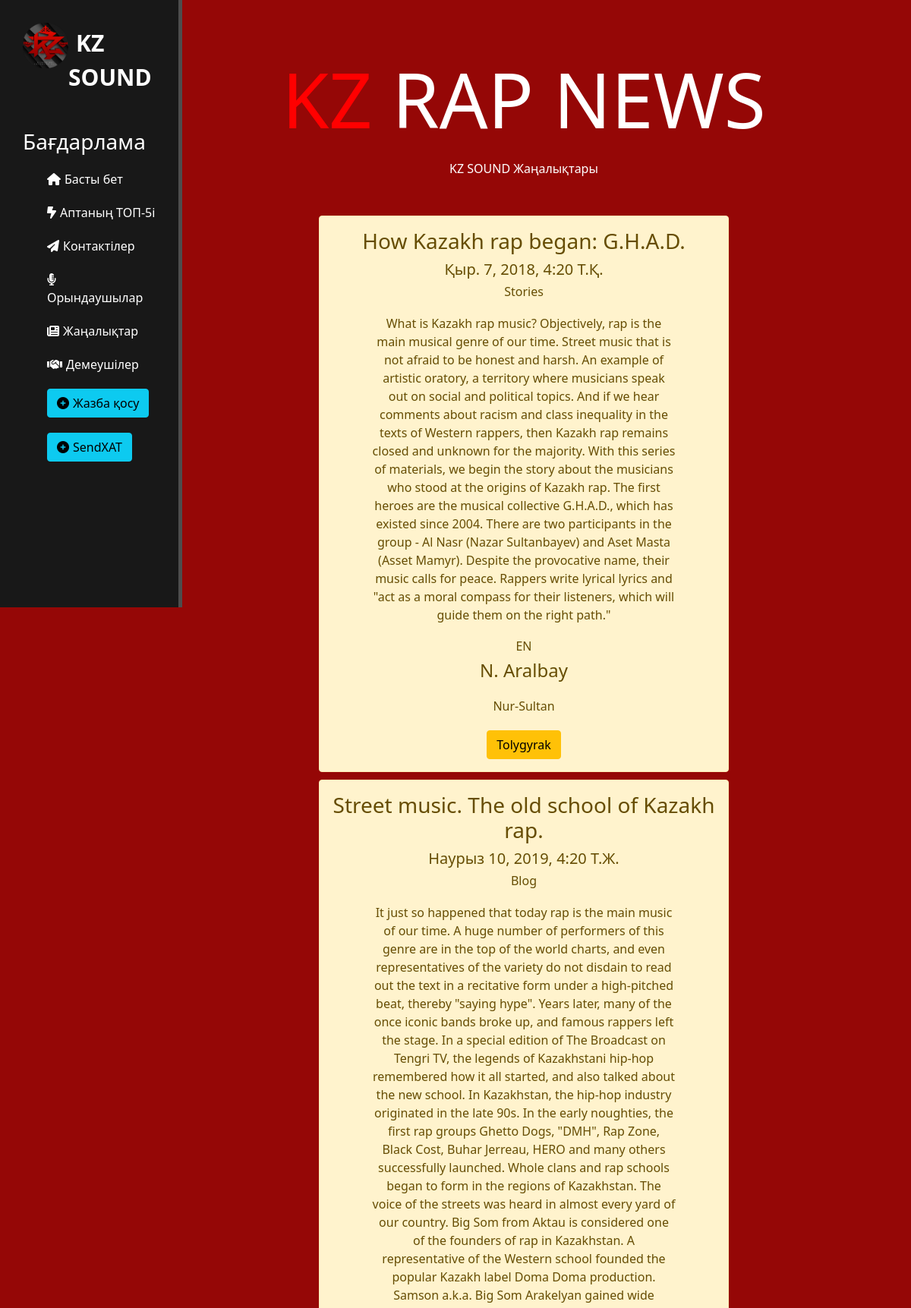
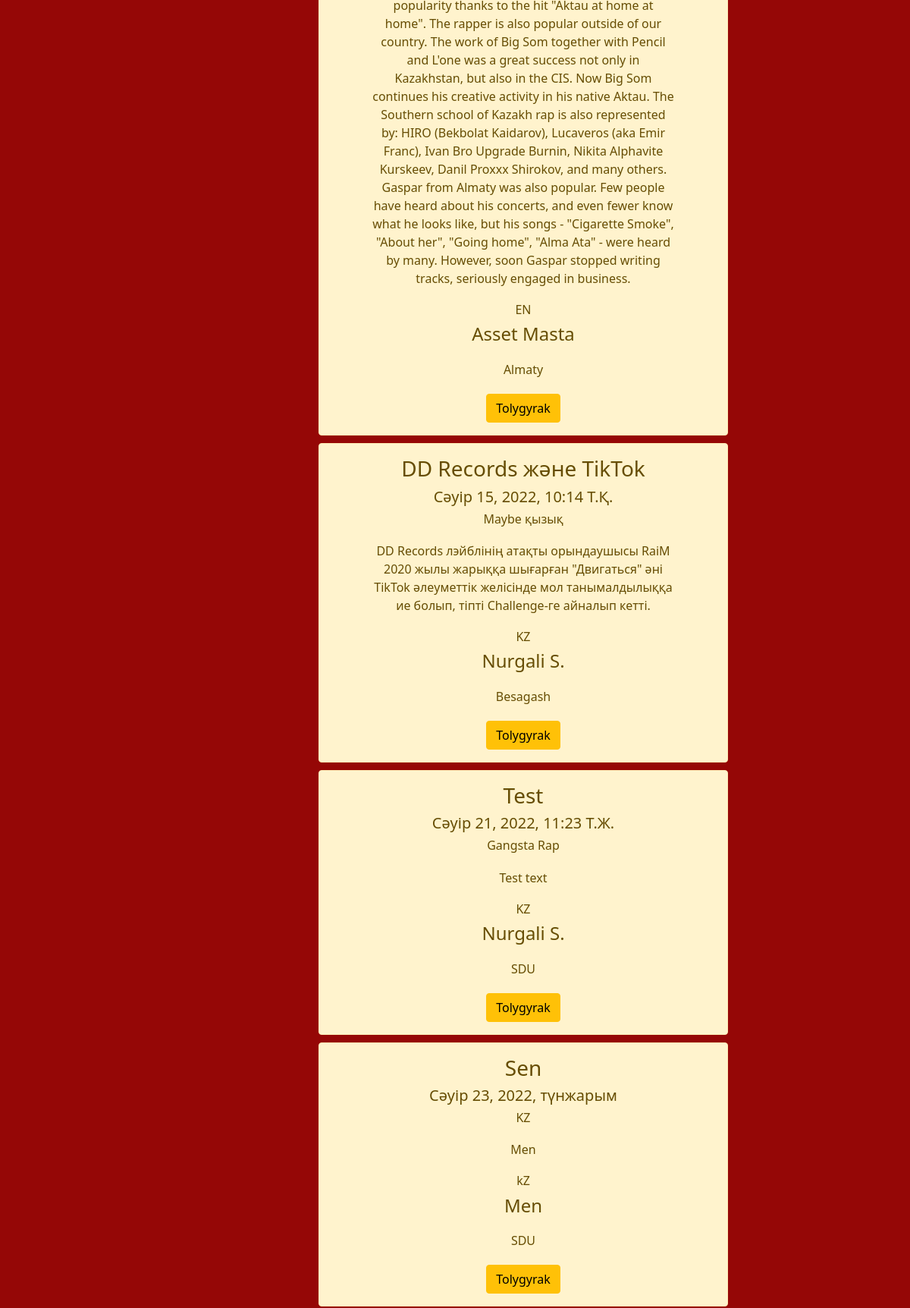
Page /news/ (upper part) on the committed database (2 pictures, top to bottom).
### news/models.py (models this page shows, shortened)
class Article(models.Model):
    title = models.CharField('Title', max_length=50)
    full_text = models.TextField('Makala')
    genre = models.CharField('Genre', max_length=50, default=None)
    language = models.CharField('Language', max_length=2, default=None)
    date = models.DateField('Publication date')
    author = models.CharField('Author', max_length=50, default=None)
    location = models.CharField('Location', max_length=50, default=None)
    class Meta:
        verbose_name = "Мақала"
        verbose_name_plural = "Мақалалар"

### news/views.py (the view)
# urls.py: path('', views.news_home, name='news_home'),
def news_home(request):
    news = Article.objects.all()
    return render(request, 'news/news_home.html', {'news': news})

### news/templates/news/news_home.html (shortened to what this page needs)
{% extends 'kzrap/layout.html' %}
{% block content %}
    <div class="features">
        <h1 style="font-size: 100px"><span style="color: red">KZ</span> RAP NEWS</h1>
        <p>KZ SOUND Жаңалықтары</p>
        {% for el in news %}
        <div class="alert alert-warning">
            <h3>{{ el.title }}</h3>
            <h5>{{ el.date }}</h5>
            <h6>{{ el.genre }}</h6>
            <p>{{ el.full_text }}</p>
            <h6>{{ el.language }}</h6>
            <h4>{{ el.author }}</h4>
            <p>{{ el.location }}</p>
            <a href="{% url 'news-detail' el.id %}" class="btn btn-warning">Tolygyrak</a>
        </div>
    {% endfor %}
    </div>
{% endblock %}

### kzrap/static/kzrap/css/style.css (style rules this page uses)
body { background: #950706; }
a { text-decoration: none; }
.features { float: left; color: #fff; margin-top: 70px; text-align: center; width: 75%; }
.features h1 { font-size: 50px; }
.features p { max-width: 400px; margin: 20px auto; }
.alert-success, .alert-warning, .alert-info { margin: 10px 20%; text-align: center; }

### rows in the picture
Article: title "How Kazakh rap began: G.H.A.D.", date "Қыр. 7, 2018, 4:20 Т.Қ.", genre "Stories", full_text "What is Kazakh rap music? Objectively, rap is the main musical genre of our time. Street music that is not afraid to be honest and harsh. An example of artistic oratory, a territory where musicians speak out on social and political topics. And if we hear comments about racism and class inequality in the texts of Western rappers, then Kazakh rap remains closed and unknown for the majority. With this series of materials, we begin the story about the musicians who stood at the origins of Kazakh rap. The first heroes are the musical collective G.H.A.D., which has existed since 2004. There are two participants in the group - Al Nasr (Nazar Sultanbayev) and Aset Masta (Asset Mamyr). Despite the…", language "EN", author "N. Aralbay", location "Nur-Sultan"
Article: title "Street music. The old school of Kazakh rap.", date "Наурыз 10, 2019, 4:20 Т.Ж.", genre "Blog", full_text "It just so happened that today rap is the main music of our time. A huge number of performers of this genre are in the top of the world charts, and even representatives of the variety do not disdain to read out the text in a recitative form under a high-pitched beat, thereby \"saying hype\". Years later, many of the once iconic bands broke up, and famous rappers left the stage. In a special edition of The Broadcast on Tengri TV, the legends of Kazakhstani hip-hop remembered how it all started, and also talked about the new school. In Kazakhstan, the hip-hop industry originated in the late 90s. In the early noughties, the first rap groups Ghetto Dogs, \"DMH\", Rap Zone, Black Cost, Buhar…", language "EN", author "Asset Masta", location "Almaty"
Article: title "DD Records және TikTok", date "Сәуір 15, 2022, 10:14 Т.Қ.", genre "Maybe қызық", full_text "DD Records лэйблінің атақты орындаушысы RaiM 2020 жылы жарыққа шығарған \"Двигаться\" әні TikTok әлеуметтік желісінде мол танымалдылыққа ие болып, тіпті Challenge-ге айналып кетті.", language "KZ", author "Nurgali S.", location "Besagash"
Article: title "Test", date "Сәуір 21, 2022, 11:23 Т.Ж.", genre "Gangsta Rap", full_text "Test text", language "KZ", author "Nurgali S.", location "SDU"
Article: title "Sen", date "Сәуір 23, 2022, түнжарым", genre "KZ", full_text "Men", language "kZ", author "Men", location "SDU"
